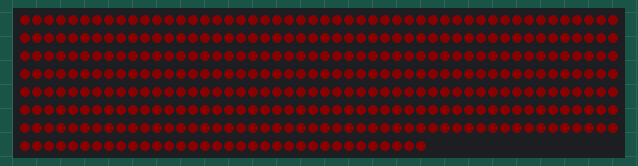
Recording of a sketch running on a simulated Arduino Uno, built with avr-gcc and run on an emulated ATmega328P. On the bench: 384 RGB LEDs in strip order, left to right, continuing on the next row. Dim RGB values are drawn brighter than linear.

Above: at 4.57 s.
At 15.78 s:
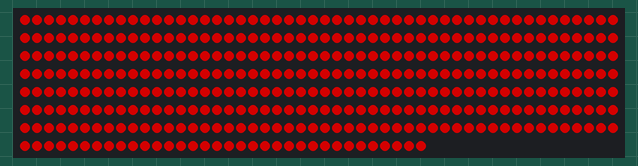
At 38.81 s:
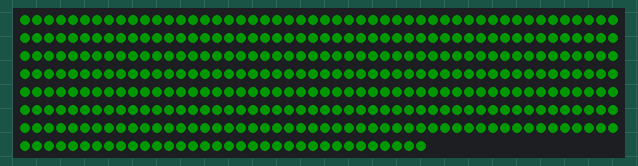

The sketch:

Fast2Dev_mod_TO_TEST.ino
```cpp
// Uncomment this line if you have any interrupts that are changing pins - this causes the library to be a little bit more cautious
// #define FAST_SPI_INTERRUPTS_WRITE_PINS 1

// Uncomment this line to force always using software, instead of hardware, SPI (why?)
// #define FORCE_SOFTWARE_SPI 1

// Uncomment this line if you want to talk to DMX controllers
// #define FASTSPI_USE_DMX_SIMPLE 1

#include "FastSPI_LED2.h"


////////////////////////////////////////////////////////////////////////////////////////////////////
//
// test code
//
//////////////////////////////////////////////////

#define NUM_LEDS 384

CRGB leds[NUM_LEDS];

void setup() {
	// sanity check delay - allows reprogramming if accidently blowing power w/leds
   	delay(2000);

   	// For safety (to prevent too high of a power draw), the test case defaults to
   	// setting brightness to 25% brightness
   	//LEDS.setBrightness(64);

   	// LEDS.addLeds<WS2811, 13>(leds, NUM_LEDS);
   	// LEDS.addLeds<TM1809, 13>(leds, NUM_LEDS);
   	// LEDS.addLeds<UCS1903, 13>(leds, NUM_LEDS);
   	// LEDS.addLeds<TM1803, 13>(leds, NUM_LEDS);

   	// LEDS.addLeds<P9813>(leds, NUM_LEDS);

   	//LEDS.addLeds<LPD8806>(leds, NUM_LEDS);
	//LEDS.addLeds<WS2801>(leds, NUM_LEDS);
   	// LEDS.addLeds<SM16716>(leds, NUM_LEDS);

   	// LEDS.addLeds<WS2811, 11>(leds, NUM_LEDS);

	// Put ws2801 strip on the hardware SPI pins with a BGR ordering of rgb and limited to a 1Mhz data rate
	LEDS.addLeds<WS2801, 11, 13, RGB, DATA_RATE_KHZ(1000)>(leds, NUM_LEDS);

   	// LEDS.addLeds<LPD8806, 10, 11>(leds, NUM_LEDS);
   	// LEDS.addLeds<WS2811, 13, BRG>(leds, NUM_LEDS);
   	// LEDS.addLeds<LPD8806, BGR>(leds, NUM_LEDS);
}

void loop() {
	for(int i = 0; i < 3; i++) {
		for(int iLed = 0; iLed < NUM_LEDS; iLed++) {
			memset(leds, 0,  NUM_LEDS * sizeof(struct CRGB));

			switch(i) {
				// You can access the rgb values by field r, g, b
			 	case 0: leds[iLed].r = 128; break;

			 	// or by indexing into the led (r==0, g==1, b==2)
			 	case 1: leds[iLed][i] = 128; break;

			 	// or by setting the rgb values for the pixel all at once
			 	case 2: leds[iLed] = CRGB(0, 0, 128); break;
			}

			// and now, show your led array!
			LEDS.show();
			delay(1);
		}

		// fade up
		for(int x = 0; x < 128; x++) {
			// The showColor method sets all the leds in the strip to the same color
			LEDS.showColor(CRGB(x, 0, 0));
			delay(1);
		}

		// fade down
		for(int x = 128; x >= 0; x--) {
			LEDS.showColor(CRGB(x, 0, 0));
			delay(1);
		}

		// let's fade up by scaling the brightness
		for(int scale = 0; scale < 128; scale++) {
			LEDS.showColor(CRGB(0, 128, 0), scale);
			delay(1);
		}

		// let's fade down by scaling the brightness
		for(int scale = 128; scale > 0; scale--) {
			LEDS.showColor(CRGB(0, 128, 0), scale);
			delay(1);
		}
	}
}
```
